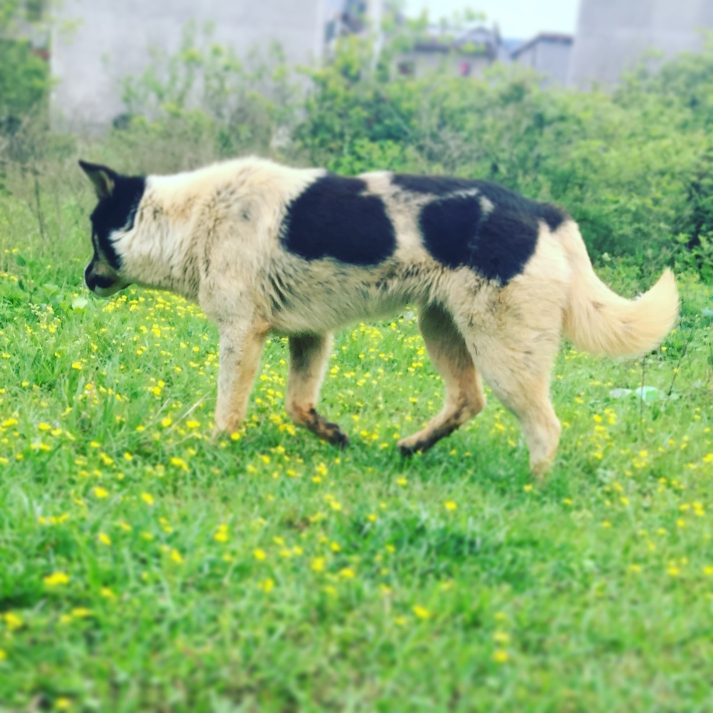
#> input picture OpenCV-Notes/图像的特效变换/img.jpg, 1426 x 1426 px (shown at 1/2 size)
$ python Fusion.py
#> lines starting #> are read from the running program, lines starting #| are printed output that depends on the picture
#dst = src1*a +src2*(1-a)
import cv2
import numpy as np
img0 = cv2.imread('img.jpg', 1)
#> img0 is the input picture: shape (1426, 1426, 3); mean B, G, R 115.4, 176.9, 140.4
img1 = cv2.imread('img1.jpg', 1)
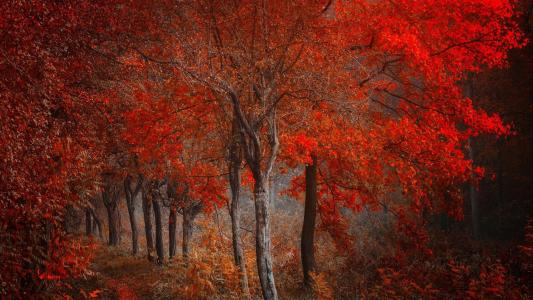
#> input picture OpenCV-Notes/图像的特效变换/img1.jpg, 533 x 300 px
#> img1 is the input picture: shape (300, 533, 3); mean B, G, R 24, 36.9, 99.9
# img0 1426*1426
# img1 300*533
img1= cv2.resize(img1, (1426, 1426))
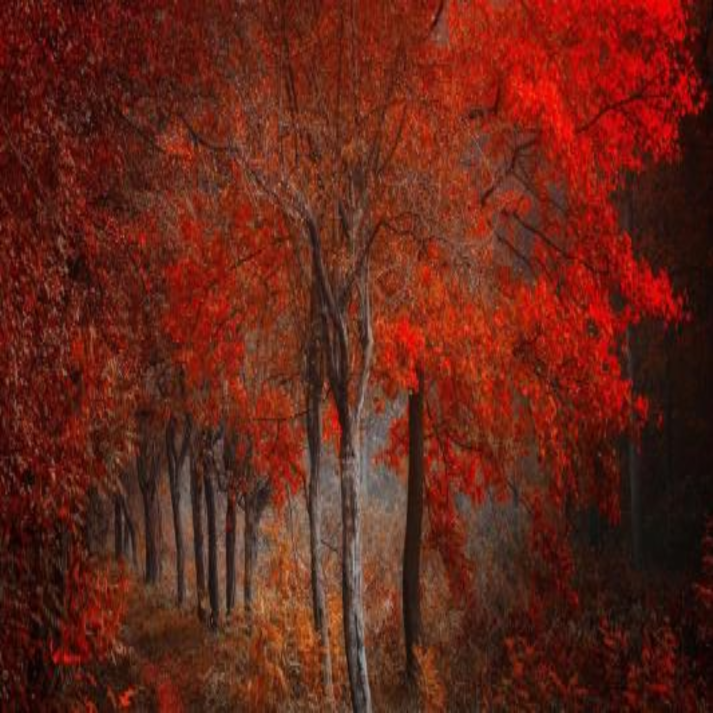
#> img1: shape (1426, 1426, 3) (shown at 1/2 size); mean B, G, R 23.9, 36.8, 99.7
# print(img0.shape)
# print(img1.shape)
imgInfo = img0.shape
#> imgInfo = (1426, 1426, 3)
height = imgInfo[0]
#> height = 1426
width = imgInfo[1]
#> width = 1426

roiH = int(height)
#> roiH = 1426
roiW = int(width)
#> roiW = 1426
img0ROI = img0[0:roiH,0:roiW]
img1ROI = img1[0:roiH,0:roiW]

dst=np.zeros((roiH,roiW,3),np.uint8)
dst = cv2.addWeighted(img0ROI,0.5,img1ROI,0.5,0)
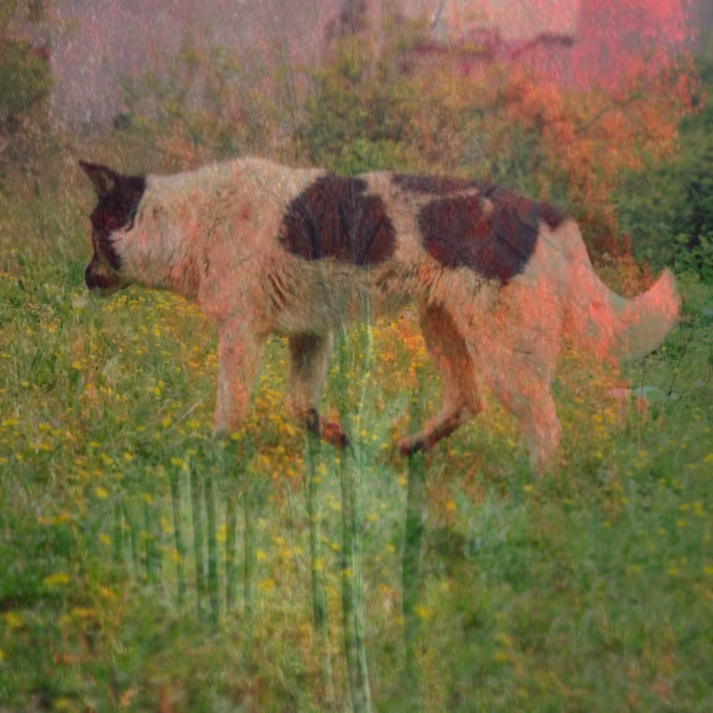
#> dst: shape (1426, 1426, 3) (shown at 1/2 size); mean B, G, R 69.7, 106.9, 120.1
cv2.imshow('dst',dst)
cv2.waitKey()
